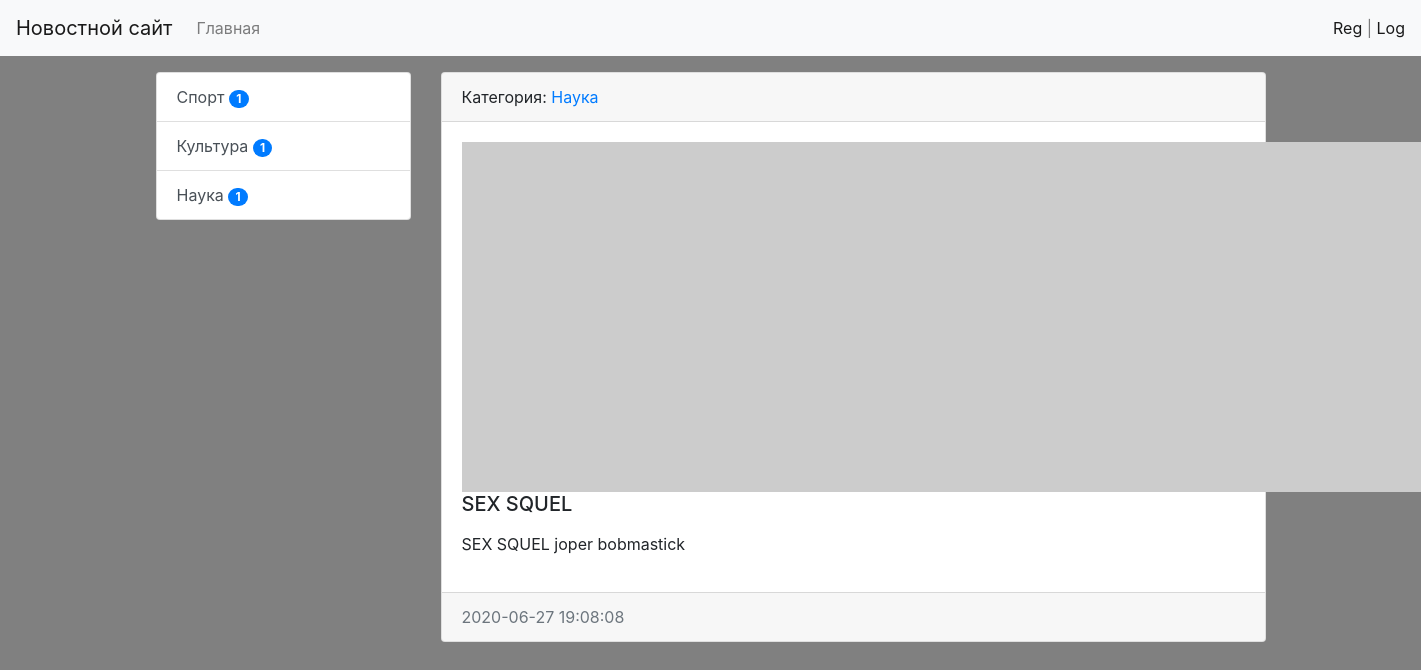
Screenshot of /news/2/ with the database file from the repository.
### news/models.py (models this page shows, shortened)
class Category(models.Model):
    title = models.CharField(max_length=150, db_index=True, verbose_name='Наименование категории')
    def get_absolute_url(self):
        return reverse('category', kwargs={"category_id": self.pk})
    def __str__(self):
        return self.title
    class Meta:
        verbose_name = 'Категория'
        verbose_name_plural = 'Категории'
        ordering = ['title']

class News(models.Model):
    title = models.CharField(max_length=150, verbose_name='Наименование')
    content = models.TextField(blank=True, verbose_name='Контент')
    created_at = models.DateTimeField(auto_now_add=True, verbose_name='Дата публикации')
    updated_at = models.DateTimeField(auto_now=True, verbose_name='Обновлено')
    photo = models.ImageField(upload_to='photos/%Y/%m/%d/', verbose_name='Фото', blank=True)
    is_published = models.BooleanField(default=True, verbose_name='Опубликовано')
    category = models.ForeignKey('Category', on_delete=models.PROTECT, verbose_name='Категория')
    views = models.IntegerField(default=0)
    class Meta:
        verbose_name = 'Новость'
        verbose_name_plural = 'Новости'
        ordering = ['-created_at']

### news/views.py (the view)
# urls.py: path('news/<int:pk>/', ViewNews.as_view(), name='view_news'),
class ViewNews(DetailView):
    model = News
    context_object_name = 'news_item'

### news/templatetags/news_tags.py (called while the page is built)
@register.inclusion_tag('news/list_categories.html')
def show_categories(arg1='Hello', arg2='world'):
    categories = Category.objects.annotate(cnt=Count('news')).filter(cnt__gt=0)
    return {"categories": categories, "arg1": arg1, "arg2": arg2}

### news/templates/news/news_detail.html (shortened to what this page needs)
{% extends 'base.html' %}
{% block sidebar %}
{% include 'inc/_sidebar.html' %}
{% endblock %}
{% block content %}
<div class="card mb-3">
    <div class="card-header">
        Категория: <a href="{{ news_item.category.get_absolute_url }}">{{ news_item.category }}</a>
    </div>
    <div class="card-body">
        {% if item.photo %}
        <img src="{{ news_item.photo.url }}" alt="" width="350" class="float-left mr-3">
        {% else %}
        <img src="https://picsum.photos/id/1060/350/235/?blur=2" alt="" class="float-left mr-3">
        {% endif %}
        <h5 class="card-title">{{ news_item.title }}</h5>
        <p class="card-text">{{ news_item.content|safe|linebreaks }}</p>
    </div>
    <div class="card-footer text-muted">
        {{ news_item.created_at|date:"Y-m-d H:i:s" }}
    </div>
</div>
{% endblock %}

### news/templates/news/list_categories.html
<div class="list-group">
    {% for item in categories %}
    <a href="{{ item.get_absolute_url }}" class="list-group-item list-group-item-action">{{ item.title }} <span class="badge badge-primary badge-pill">{{ item.cnt }}</span></a>
    {% endfor %}
</div>

### mysite/static/css/style.css (style rules this page uses)
body { background-color: gray; }

### rows the page displays
Category: title "Спорт", cnt "1"
Category: title "Культура", cnt "1"
Category: title "Наука", cnt "1"
News: category "Наука", title "SEX SQUEL", content "SEX SQUEL joper bobmastick", created_at "2020-06-27 19:08:08"
